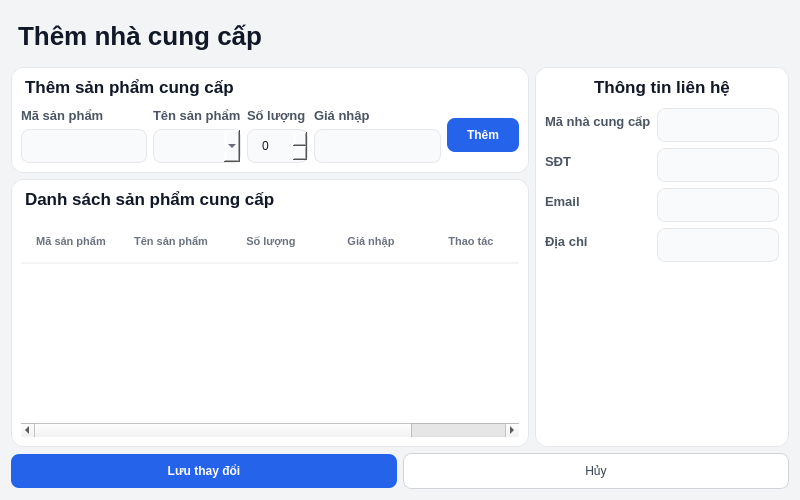
<?xml version="1.0" encoding="UTF-8"?>
<ui version="4.0">
 <class>Dialog</class>
 <widget class="QDialog" name="Dialog">
  <property name="geometry">
   <rect>
    <x>0</x>
    <y>0</y>
    <width>800</width>
    <height>500</height>
   </rect>
  </property>
  <property name="windowTitle">
   <string>Dialog</string>
  </property>
  <property name="styleSheet">
   <string notr="true">/* 1. Tổng thể Cửa sổ và Phông chữ  */
QDialog {
    background-color: #f3f4f6; /* Nền xám nhạt làm nổi bật các Card trắng */
    font-family: &quot;Inter&quot;, &quot;Segoe UI&quot;, sans-serif;
}

/* 2. Tiêu đề chính trang (Chỉnh sửa nhà cung cấp) [cite: 634, 635] */
QLabel#lblThemNCC {
    font-size: 26px;
    font-weight: 800;
    color: #111827;
    padding: 10px 0px;
}

/* 3. Thẻ nội dung (Cards) [cite: 635, 636] */
QFrame#frame, QFrame#frame_2, QFrame#frame_3 {
    background-color: #ffffff;
    border: 1px solid #e5e7eb;
    border-radius: 12px;
}

/* 4. Tiêu đề các khối con [cite: 636, 637, 663, 671] */
QLabel#lblThemSPCungCap, QLabel#lblDanhSachSPCungCap, QLabel#lblThongTinLienHe {
    font-size: 17px;
    font-weight: 700;
    color: #111827;
    background-color: transparent;
    border: none;
    margin-bottom: 5px;
}

/* 5. Nhãn mô tả thuộc tính (Labels - Key) [cite: 638, 639] */
QLabel#lblMaSP, QLabel#lblTenSP, QLabel#lblSoLuong, QLabel#lblGiaNhap,
QLabel#lblMaNCC, QLabel#lblSDT, QLabel#lblEmail, QLabel#lblDiaChi {
    font-size: 13px;
    font-weight: 600;
    color: #4b5563; /* Màu xám đậm chuyên nghiệp */
}

/* 6. Ô nhập liệu và Chọn lựa (Inputs) [cite: 639, 640] */
QLineEdit, QComboBox, QSpinBox {
    background-color: #f9fafb;
    border: 1px solid #e5e7eb;
    border-radius: 8px;
    padding: 8px 12px;
    color: #111827;
}

/* Hiệu ứng khi nhấn vào ô nhập liệu hoặc ô ReadOnly [cite: 641, 642, 643] */
QLineEdit:focus, QComboBox:focus, QSpinBox:focus {
    border: 2px solid #2563eb;
    background-color: #ffffff;
}

QLineEdit[readOnly=&quot;true&quot;] {
    background-color: #f3f4f6; /* Làm mờ các ô không cho sửa */
    color: #6b7280;
}

/* 7. Các nút bấm hành động [cite: 643, 644] */
/* Nút chính (Lưu, Thêm) */
QPushButton#btnLuu, QPushButton#btnThem {
    background-color: #2563eb;
    color: #ffffff;
    font-weight: 700;
    border-radius: 8px;
    padding: 10px 20px;
}

QPushButton:hover {
    background-color: #1d4ed8;
}

/* Nút phụ (Hủy) [cite: 645, 646] */
QPushButton#btnHuy {
    background-color: #ffffff;
    color: #374151;
    border: 1px solid #d1d5db;
    border-radius: 8px;
    padding: 10px 20px;
}

QPushButton#btnHuy:hover {
    background-color: #f9fafb;
}

/* 8. Bảng danh sách sản phẩm cung cấp [cite: 646, 647, 664] */
QTableWidget#tblDanhSachSPCungCap {
    background-color: #ffffff;
    border: none;
    gridline-color: transparent;
    outline: none;
}

QHeaderView::section {
    background-color: #ffffff;
    padding: 12px;
    border: none;
    border-bottom: 2px solid #f3f4f6;
    font-weight: bold;
    color: #6b7280;
    text-transform: uppercase; /* BUỘC IN HOA TIÊU ĐỀ CỘT [cite: 648] */
    font-size: 11px;
}</string>
  </property>
  <layout class="QVBoxLayout" name="verticalLayout_10">
   <item>
    <layout class="QHBoxLayout" name="horizontalLayout_2">
     <item>
      <widget class="QLabel" name="lblThemNCC">
       <property name="text">
        <string>Thêm nhà cung cấp</string>
       </property>
      </widget>
     </item>
    </layout>
   </item>
   <item>
    <layout class="QHBoxLayout" name="horizontalLayout_3">
     <item>
      <layout class="QVBoxLayout" name="verticalLayout_9">
       <item>
        <widget class="QFrame" name="frame_2">
         <property name="frameShape">
          <enum>QFrame::StyledPanel</enum>
         </property>
         <property name="frameShadow">
          <enum>QFrame::Raised</enum>
         </property>
         <layout class="QVBoxLayout" name="verticalLayout_8">
          <item>
           <widget class="QLabel" name="lblThemSPCungCap">
            <property name="text">
             <string>Thêm sản phẩm cung cấp</string>
            </property>
           </widget>
          </item>
          <item>
           <layout class="QHBoxLayout" name="horizontalLayout">
            <item>
             <layout class="QVBoxLayout" name="verticalLayout_2">
              <item>
               <widget class="QLabel" name="lblMaSP">
                <property name="text">
                 <string>Mã sản phẩm</string>
                </property>
               </widget>
              </item>
              <item>
               <widget class="QLineEdit" name="txtReadOnlyMaSP">
                <property name="readOnly">
                 <bool>true</bool>
                </property>
               </widget>
              </item>
             </layout>
            </item>
            <item>
             <layout class="QVBoxLayout" name="verticalLayout_5">
              <item>
               <widget class="QLabel" name="lblTenSP">
                <property name="text">
                 <string>Tên sản phẩm</string>
                </property>
               </widget>
              </item>
              <item>
               <widget class="QComboBox" name="btnTenSP"/>
              </item>
             </layout>
            </item>
            <item>
             <layout class="QVBoxLayout" name="verticalLayout_6">
              <item>
               <widget class="QLabel" name="lblSoLuong">
                <property name="text">
                 <string>Số lượng</string>
                </property>
               </widget>
              </item>
              <item>
               <widget class="QSpinBox" name="spnSoLuong"/>
              </item>
             </layout>
            </item>
            <item>
             <layout class="QVBoxLayout" name="verticalLayout_7">
              <item>
               <widget class="QLabel" name="lblGiaNhap">
                <property name="text">
                 <string>Giá nhập</string>
                </property>
               </widget>
              </item>
              <item>
               <widget class="QLineEdit" name="txtGiaNhap"/>
              </item>
             </layout>
            </item>
            <item>
             <widget class="QPushButton" name="btnThem">
              <property name="text">
               <string>Thêm</string>
              </property>
             </widget>
            </item>
           </layout>
          </item>
         </layout>
        </widget>
       </item>
       <item>
        <widget class="QFrame" name="frame">
         <property name="frameShape">
          <enum>QFrame::StyledPanel</enum>
         </property>
         <property name="frameShadow">
          <enum>QFrame::Raised</enum>
         </property>
         <layout class="QVBoxLayout" name="verticalLayout">
          <item>
           <widget class="QLabel" name="lblDanhSachSPCungCap">
            <property name="text">
             <string>Danh sách sản phẩm cung cấp</string>
            </property>
           </widget>
          </item>
          <item>
           <widget class="QTableWidget" name="tblDanhSachSPCungCap">
            <property name="alternatingRowColors">
             <bool>true</bool>
            </property>
            <property name="selectionBehavior">
             <enum>QAbstractItemView::SelectRows</enum>
            </property>
            <property name="showGrid">
             <bool>false</bool>
            </property>
            <attribute name="horizontalHeaderStretchLastSection">
             <bool>true</bool>
            </attribute>
            <column>
             <property name="text">
              <string>Mã sản phẩm</string>
             </property>
            </column>
            <column>
             <property name="text">
              <string>Tên sản phẩm</string>
             </property>
            </column>
            <column>
             <property name="text">
              <string>Số lượng</string>
             </property>
            </column>
            <column>
             <property name="text">
              <string>Giá nhập</string>
             </property>
            </column>
            <column>
             <property name="text">
              <string>Thao tác</string>
             </property>
            </column>
           </widget>
          </item>
         </layout>
        </widget>
       </item>
      </layout>
     </item>
     <item>
      <layout class="QVBoxLayout" name="verticalLayout_4">
       <item>
        <widget class="QFrame" name="frame_3">
         <property name="frameShape">
          <enum>QFrame::StyledPanel</enum>
         </property>
         <property name="frameShadow">
          <enum>QFrame::Raised</enum>
         </property>
         <layout class="QVBoxLayout" name="verticalLayout_3">
          <item>
           <widget class="QLabel" name="lblThongTinLienHe">
            <property name="text">
             <string>Thông tin liên hệ</string>
            </property>
            <property name="alignment">
             <set>Qt::AlignCenter</set>
            </property>
           </widget>
          </item>
          <item>
           <layout class="QFormLayout" name="formLayout">
            <item row="0" column="0">
             <widget class="QLabel" name="lblMaNCC">
              <property name="text">
               <string>Mã nhà cung cấp</string>
              </property>
             </widget>
            </item>
            <item row="0" column="1">
             <widget class="QLineEdit" name="txtOnlyReadMaNCC">
              <property name="readOnly">
               <bool>true</bool>
              </property>
             </widget>
            </item>
            <item row="1" column="0">
             <widget class="QLabel" name="lblSDT">
              <property name="text">
               <string>SĐT</string>
              </property>
             </widget>
            </item>
            <item row="1" column="1">
             <widget class="QLineEdit" name="txtSDT"/>
            </item>
            <item row="2" column="0">
             <widget class="QLabel" name="lblEmail">
              <property name="text">
               <string>Email</string>
              </property>
             </widget>
            </item>
            <item row="2" column="1">
             <widget class="QLineEdit" name="txtEmail"/>
            </item>
            <item row="3" column="0">
             <widget class="QLabel" name="lblDiaChi">
              <property name="text">
               <string>Địa chỉ</string>
              </property>
             </widget>
            </item>
            <item row="3" column="1">
             <widget class="QLineEdit" name="txtDiaChi"/>
            </item>
           </layout>
          </item>
          <item>
           <spacer name="verticalSpacer">
            <property name="orientation">
             <enum>Qt::Vertical</enum>
            </property>
            <property name="sizeHint" stdset="0">
             <size>
              <width>20</width>
              <height>40</height>
             </size>
            </property>
           </spacer>
          </item>
         </layout>
        </widget>
       </item>
      </layout>
     </item>
    </layout>
   </item>
   <item>
    <layout class="QHBoxLayout" name="horizontalLayout_4">
     <item>
      <widget class="QPushButton" name="btnLuu">
       <property name="text">
        <string>Lưu thay đổi</string>
       </property>
      </widget>
     </item>
     <item>
      <widget class="QPushButton" name="btnHuy">
       <property name="text">
        <string>Hủy</string>
       </property>
      </widget>
     </item>
    </layout>
   </item>
  </layout>
 </widget>
 <resources/>
 <connections/>
</ui>
